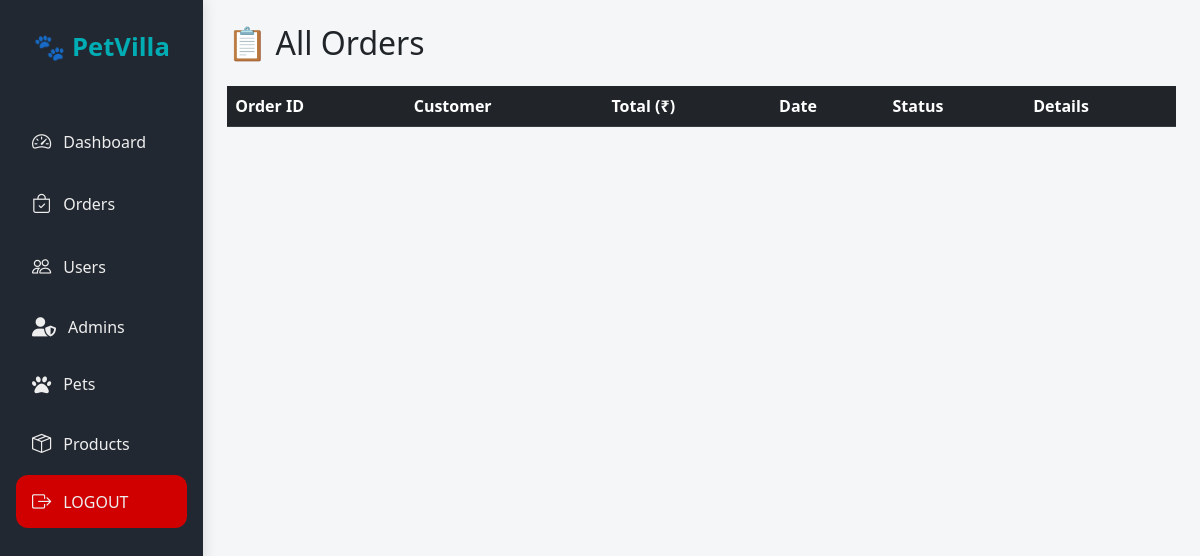
The app's page /admin/admin_order.php, older data.
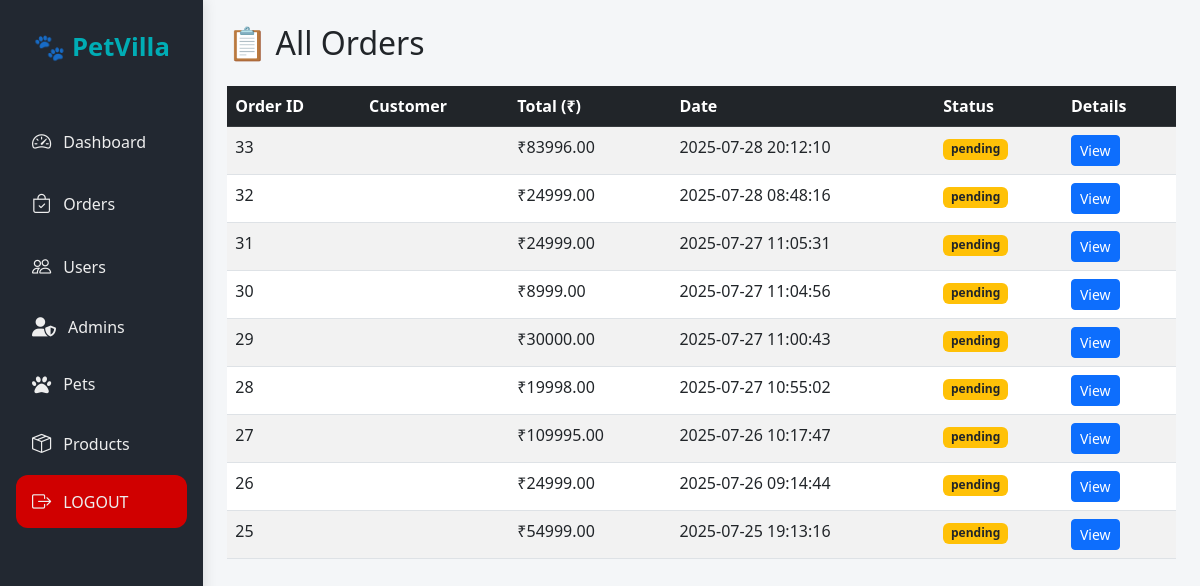
The same page, newer data.
### tables this page shows
CREATE TABLE `orders` (
  `order_id` int(11) NOT NULL,
  `user_id` int(11) DEFAULT NULL,
  `order_date` datetime DEFAULT NULL,
  `total_amount` decimal(10,2) DEFAULT NULL,
  `payment_status` enum('pending','paid') DEFAULT 'pending'
);

### admin/admin_order.php (the view, shortened to what this page needs)
<?php
include "../partial/_database.php";
?>
<!DOCTYPE html>
<html lang="en">
<head>
  <link href="https://cdn.jsdelivr.net/npm/bootstrap@5.3.0/dist/css/bootstrap.min.css" rel="stylesheet"/>
  <link href="https://cdn.jsdelivr.net/npm/bootstrap-icons@1.10.5/font/bootstrap-icons.css" rel="stylesheet">
  <link rel="stylesheet" href="https://cdnjs.cloudflare.com/ajax/libs/font-awesome/6.4.0/css/all.min.css">
  <link rel="stylesheet" href="//cdn.datatables.net/2.3.0/css/dataTables.dataTables.min.css">
</head>
<body>
  <div id="wrapper">
    <div id="sidebar">
      <h3>🐾 PetVilla</h3>
      <ul class="nav flex-column">
        <li class="nav-item"><a href="index.php" class="nav-link"><i class="bi bi-speedometer2"></i> Dashboard</a></li>
        <li class="nav-item"><a href="admin_order.php" class="nav-link"><i class="bi bi-bag-check"></i> Orders</a></li>
        <li class="nav-item"><a href="admin_users.php" class="nav-link"><i class="bi bi-people"></i> Users</a></li>
        <li class="nav-item"><a href="admin_admins.php" class="nav-link"><i class="fas fa-user-shield"></i> Admins</a></li>
        <li class="nav-item"><a href="admin_Pets.php" class="nav-link"><i class="fas fa-paw"></i> Pets</a></li>
        <li class="nav-item"><a href="admin_Product.php" class="nav-link"><i class="bi bi-box-seam"></i> Products</a></li>
        <li class="nav-item"><a href="admin_logout.php" class="nav-link logout"><i class="bi bi-box-arrow-right"></i> LOGOUT</a></li>
      </ul>
    </div>
  <div class="container-fluid p-4">
    <h2 class="mb-4">📋 All Orders</h2>
    <div class="table-responsive">
      <table class="table table-striped table-hover order-table" id='myTable'>
        <thead class="table-dark">
          <tr>
            <th>Order ID</th>
            <th>Customer</th>
            <th>Total (₹)</th>
            <th>Date</th>
            <th>Status</th>
            <th>Details</th>
          </tr>
        </thead>
        <tbody>
        <?php
        $query = "SELECT o.*, CONCAT(u.fname, ' ', u.lname) AS customer_name
                  FROM orders o
                  JOIN users u ON o.user_id = u.user_id
                  ORDER BY o.order_date DESC";
        $result = mysqli_query($conn, $query);
        while ($order = mysqli_fetch_assoc($result)) {
          $status_class = ($order['payment_status'] === 'paid') ? 'badge bg-success' : 'badge bg-warning text-dark';
          echo "<tr>
                  <td>{$order['order_id']}</td>
                  <td>{$order['customer_name']}</td>
                  <td>₹{$order['total_amount']}</td>
                  <td>{$order['order_date']}</td>
                  <td><span class='$status_class'>{$order['payment_status']}</span></td>
                  <td><a href='admin_order_details.php?order_id={$order['order_id']}' class='btn btn-primary btn-sm'>View</a></td>
                </tr>";
        }
        ?>
        </tbody>
      </table>
    </div>
  </div>
</div>
</body>
</html>

### admin/admin_order.php (style rules this page uses)
body { font-family: 'Segoe UI', sans-serif; background-color: #f4f6f8; }
#wrapper { min-height: 100vh; display: flex; }
#sidebar { width: 240px; background: #222831; color: #eeeeee; display: flex; flex-direction: column; padding: 2rem 1rem; box-shadow: 2px 0 12px rgba(0, 0, 0, 0.1); }
#sidebar h3 { font-weight: 700; margin-bottom: 3rem; text-align: center; font-size: 1.6rem; color: #00adb5; }
.nav-link { color: #eeeeee; padding: 0.75rem 1rem; margin: 0.3rem 0; border-radius: 0.75rem; display: flex; align-items: center; transition: all 0.3s ease; }
.nav-link i { margin-right: 0.75rem; font-size: 1.2rem; }
.logout { background: #d00000; margin-top: auto; text-align: center; }
a { text-decoration: none; }

Row changes from the older to the newer data that the page shows:
added orders: order_id "33", total_amount "83996.00", order_date "2025-07-28 20:12:10", payment_status "pending"
added orders: order_id "32", total_amount "24999.00", order_date "2025-07-28 08:48:16", payment_status "pending"
added orders: order_id "31", total_amount "24999.00", order_date "2025-07-27 11:05:31", payment_status "pending"
added orders: order_id "30", total_amount "8999.00", order_date "2025-07-27 11:04:56", payment_status "pending"
added orders: order_id "29", total_amount "30000.00", order_date "2025-07-27 11:00:43", payment_status "pending"
added orders: order_id "28", total_amount "19998.00", order_date "2025-07-27 10:55:02", payment_status "pending"
added orders: order_id "27", total_amount "109995.00", order_date "2025-07-26 10:17:47", payment_status "pending"
added orders: order_id "26", total_amount "24999.00", order_date "2025-07-26 09:14:44", payment_status "pending"
added orders: order_id "25", total_amount "54999.00", order_date "2025-07-25 19:13:16", payment_status "pending"
